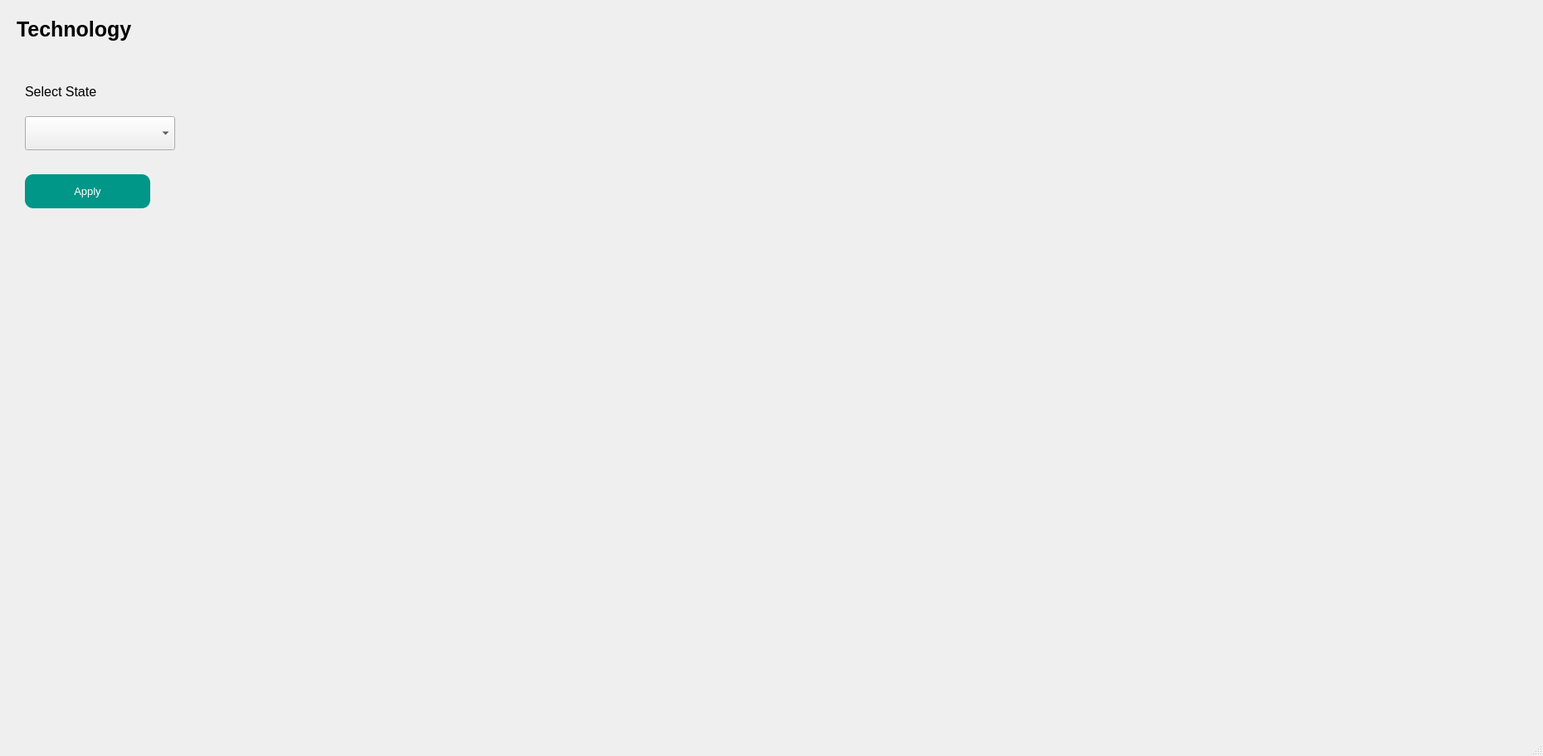
<?xml version="1.0" encoding="UTF-8"?>
<ui version="4.0">
 <class>MainWindow</class>
 <widget class="QMainWindow" name="MainWindow">
  <property name="geometry">
   <rect>
    <x>0</x>
    <y>0</y>
    <width>1859</width>
    <height>911</height>
   </rect>
  </property>
  <property name="windowTitle">
   <string>MainWindow</string>
  </property>
  <widget class="QWidget" name="centralwidget">
   <widget class="QWidget" name="verticalLayoutWidget_4">
    <property name="geometry">
     <rect>
      <x>10</x>
      <y>420</y>
      <width>721</width>
      <height>431</height>
     </rect>
    </property>
    <layout class="QVBoxLayout" name="layout1">
     <property name="sizeConstraint">
      <enum>QLayout::SetDefaultConstraint</enum>
     </property>
    </layout>
   </widget>
   <widget class="QWidget" name="verticalLayoutWidget_5">
    <property name="geometry">
     <rect>
      <x>390</x>
      <y>10</y>
      <width>1451</width>
      <height>391</height>
     </rect>
    </property>
    <layout class="QVBoxLayout" name="layout2">
     <property name="sizeConstraint">
      <enum>QLayout::SetDefaultConstraint</enum>
     </property>
    </layout>
   </widget>
   <widget class="QWidget" name="verticalLayoutWidget_6">
    <property name="geometry">
     <rect>
      <x>750</x>
      <y>420</y>
      <width>551</width>
      <height>431</height>
     </rect>
    </property>
    <layout class="QVBoxLayout" name="layout3">
     <property name="sizeConstraint">
      <enum>QLayout::SetDefaultConstraint</enum>
     </property>
    </layout>
   </widget>
   <widget class="QWidget" name="verticalLayoutWidget_7">
    <property name="geometry">
     <rect>
      <x>1320</x>
      <y>420</y>
      <width>521</width>
      <height>431</height>
     </rect>
    </property>
    <layout class="QVBoxLayout" name="layout4">
     <property name="sizeConstraint">
      <enum>QLayout::SetDefaultConstraint</enum>
     </property>
    </layout>
   </widget>
   <widget class="QPushButton" name="applybutton">
    <property name="geometry">
     <rect>
      <x>30</x>
      <y>210</y>
      <width>151</width>
      <height>41</height>
     </rect>
    </property>
    <property name="font">
     <font>
      <pointsize>10</pointsize>
     </font>
    </property>
    <property name="styleSheet">
     <string notr="true">QPushButton {
            border-radius: 10px;
            padding: 5px;
            background-color: #009688;
            color: white;
        }

QPushButton:hover {
            background-color: #008080;
        }

QPushButton:pressed {
            background-color: #006666;
        }</string>
    </property>
    <property name="text">
     <string>Apply</string>
    </property>
   </widget>
   <widget class="QLabel" name="label_2">
    <property name="geometry">
     <rect>
      <x>30</x>
      <y>100</y>
      <width>181</width>
      <height>21</height>
     </rect>
    </property>
    <property name="font">
     <font>
      <pointsize>12</pointsize>
     </font>
    </property>
    <property name="text">
     <string>Select State</string>
    </property>
   </widget>
   <widget class="QComboBox" name="state_menu">
    <property name="geometry">
     <rect>
      <x>30</x>
      <y>140</y>
      <width>181</width>
      <height>41</height>
     </rect>
    </property>
    <property name="font">
     <font>
      <pointsize>10</pointsize>
     </font>
    </property>
   </widget>
   <widget class="QLabel" name="label_3">
    <property name="geometry">
     <rect>
      <x>20</x>
      <y>-10</y>
      <width>261</width>
      <height>91</height>
     </rect>
    </property>
    <property name="font">
     <font>
      <pointsize>19</pointsize>
      <weight>75</weight>
      <bold>true</bold>
     </font>
    </property>
    <property name="autoFillBackground">
     <bool>false</bool>
    </property>
    <property name="text">
     <string>Technology</string>
    </property>
    <property name="wordWrap">
     <bool>true</bool>
    </property>
   </widget>
  </widget>
  <widget class="QMenuBar" name="menubar">
   <property name="geometry">
    <rect>
     <x>0</x>
     <y>0</y>
     <width>1859</width>
     <height>26</height>
    </rect>
   </property>
  </widget>
  <widget class="QStatusBar" name="statusbar"/>
 </widget>
 <resources/>
 <connections/>
</ui>
